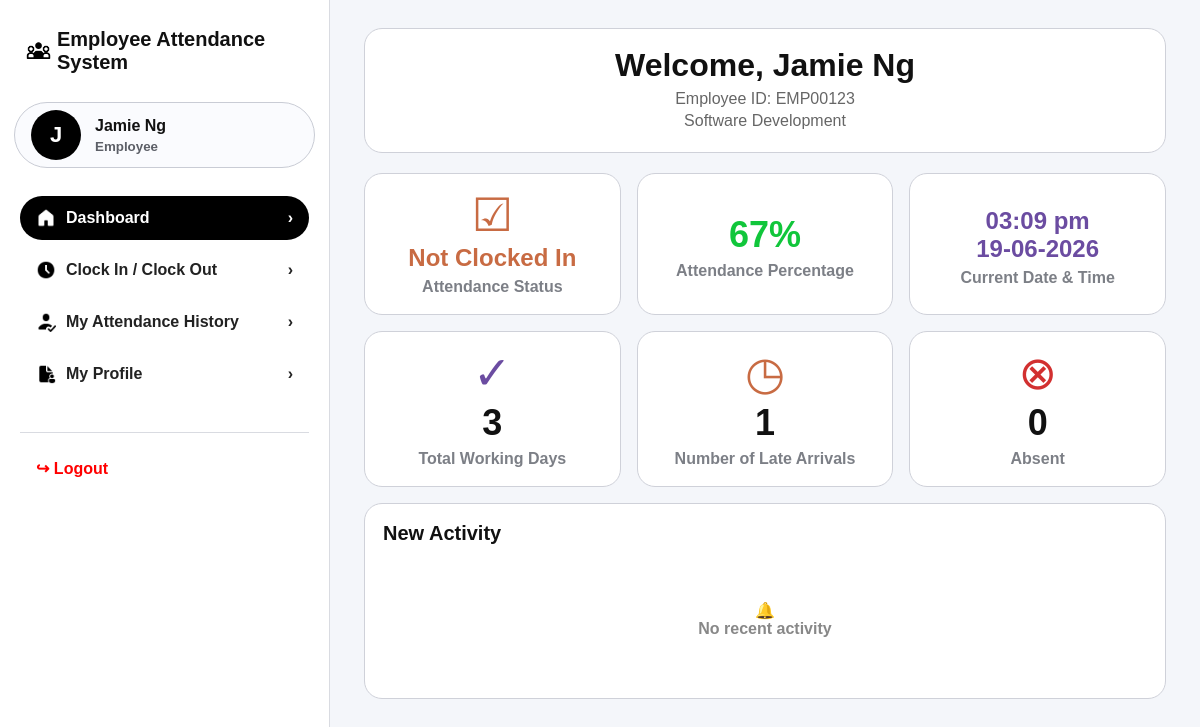
Page /dashboard.php (signed in) on the committed database.
### tables this page shows
CREATE TABLE employee_profile (
    empID VARCHAR(10) PRIMARY KEY,
    firstName VARCHAR(50) NOT NULL,
    lastName VARCHAR(50) NOT NULL,
    department VARCHAR(50) NOT NULL,
    jobPosition VARCHAR(30) NOT NULL,
    contactNum VARCHAR(20) NOT NULL,
    email VARCHAR(100) NOT NULL UNIQUE,
    profileImage VARCHAR(255) NULL,
    employmentStatus ENUM('ACTIVE','INACTIVE') NOT NULL DEFAULT 'ACTIVE',
    dateJoined DATE NOT NULL
);

### includes/auth.php (called while the page is built, shortened)
<?php
function e($value) {
    return htmlspecialchars((string)$value, ENT_QUOTES, 'UTF-8');
}
function is_workday($timestamp = null) {
    $timestamp = $timestamp ?? time();
    $dayNumber = (int)date('N', $timestamp);
    return $dayNumber >= 1 && $dayNumber <= 5;
}
function is_logged_in() {
    return isset($_SESSION['user']);
}
function current_user() {
    return $_SESSION['user'] ?? null;
}
function is_admin() {
    return is_logged_in() && $_SESSION['user']['role'] === 'Admin';
}
function get_user_profile($conn, $empID) {
    $stmt = $conn->prepare('SELECT * FROM employee_profile WHERE empID = ?');
    $stmt->bind_param('s', $empID);
    $stmt->execute();
    return $stmt->get_result()->fetch_assoc();
}
function today_record($conn, $empID) {
    $today = date('Y-m-d');
    $stmt = $conn->prepare('SELECT * FROM attendance_record WHERE empID = ? AND attendanceDate = ?');
    $stmt->bind_param('ss', $empID, $today);
    $stmt->execute();
    return $stmt->get_result()->fetch_assoc();
}
function get_full_name($profile) {
    return trim(($profile['firstName'] ?? '') . ' ' . ($profile['lastName'] ?? ''));
}
function profile_photo_url($profile, $base = '') {
    $photo = trim($profile['profileImage'] ?? '');
    if ($photo === '') return '';
    return $base . $photo;
}
function sync_daily_attendance($conn) {
    $employees = $conn->query("SELECT empID FROM employee_profile WHERE employmentStatus='ACTIVE'");
}
function attendance_percentage($conn, $empID = null) {
    if ($empID) {
        $stmt = $conn->prepare("SELECT COUNT(*) total, SUM(CASE WHEN clockInTime IS NOT NULL AND lateStatus='Not Late' THEN 1 ELSE 0 END) onTimeCount FROM attendance_record WHERE empID = ?");
        $stmt->bind_param('s', $empID);
    } else {
        $stmt = $conn->prepare("SELECT COUNT(*) total, SUM(CASE WHEN clockInTime IS NOT NULL AND lateStatus='Not Late' THEN 1 ELSE 0 END) onTimeCount FROM attendance_record");
    }
    $stmt->execute();
    $row = $stmt->get_result()->fetch_assoc();
    $total = (int)($row['total'] ?? 0);
    $onTime = (int)($row['onTimeCount'] ?? 0);
    return round(($onTime / $total) * 100);
}
function attendance_badge_class($record) {
    if (!$record) return 'orange';
    return 'green';
}
function attendance_display_status($record) {
    if (!$record) return 'Not Clocked In';
    return $record['attendanceStatus'] ?: 'Pending';
}
function user_photo_initial($name) {
    $name = trim($name);
    return $name !== '' ? strtoupper(substr($name, 0, 1)) : 'U';
}
?>

### dashboard.php (the view, shortened to what this page needs)
<?php
require_once __DIR__ . '/includes/auth.php';
sync_daily_attendance($conn);
$user = current_user();
$profile = get_user_profile($conn, $user['empID']);
$today = date('Y-m-d');
$todayRec = today_record($conn, $user['empID']);
$isWorkingDay = is_workday();
$status = $isWorkingDay ? attendance_display_status($todayRec) : 'Non-working Day';
if (is_admin()) {
    $totalEmployees = (int)$conn->query("SELECT COUNT(*) c FROM employee_profile WHERE employmentStatus='ACTIVE'")->fetch_assoc()['c'];
    $presentToday = (int)$conn->query("SELECT COUNT(*) c FROM attendance_record WHERE attendanceDate='$today' AND clockInTime IS NOT NULL")->fetch_assoc()['c'];
    $lateToday = (int)$conn->query("SELECT COUNT(*) c FROM attendance_record WHERE attendanceDate='$today' AND lateStatus='Late' AND attendanceStatus<>'Absent'")->fetch_assoc()['c'];
    $absent = (int)$conn->query("SELECT COUNT(*) c FROM attendance_record WHERE attendanceDate='$today' AND attendanceStatus='Absent'")->fetch_assoc()['c'];
    $totalRecords = (int)$conn->query("SELECT COUNT(*) c FROM attendance_record")->fetch_assoc()['c'];
    $lateAll = (int)$conn->query("SELECT COUNT(*) c FROM attendance_record WHERE lateStatus='Late'")->fetch_assoc()['c'];
    $percentage = attendance_percentage($conn, null);
} else {
    $empID = $user['empID'];
    $stmt = $conn->prepare("SELECT COUNT(*) total, SUM(CASE WHEN lateStatus='Late' THEN 1 ELSE 0 END) lateCount FROM attendance_record WHERE empID=?");
    $stmt->bind_param('s',$empID);
    $stmt->execute();
    $row = $stmt->get_result()->fetch_assoc();
    $totalRecords = (int)$row['total'];
    $lateAll = (int)$row['lateCount'];
    $absent = ($todayRec && $todayRec['attendanceStatus'] === 'Absent') ? 1 : 0;
    $percentage = attendance_percentage($conn, $empID);
}
$statusClass = $isWorkingDay ? attendance_badge_class($todayRec) : 'purple';
include __DIR__ . '/includes/header.php';
?>
<div class="hero-card">
    <h1>Welcome, <?= e($name ?: 'Name') ?></h1>
    <p><?= is_admin() ? 'Admin ID' : 'Employee ID' ?>: <?= e(is_admin() ? ($user['adminID'] ?? '') : $user['empID']) ?></p>
    <p><?= e($profile['department']) ?></p>
</div>
<div class="grid grid-3">
    <div class="card stat-card"><div class="stat-icon <?= e($statusClass) ?>">☑</div><div class="stat-number <?= e($statusClass) ?>" style="font-size:24px"><?= e($status) ?></div><div class="stat-label">Attendance Status</div></div>
    <div class="card stat-card"><div class="stat-number green"><?= e($percentage) ?>%</div><div class="stat-label">Attendance Percentage</div></div>
    <div class="card stat-card"><div class="stat-number purple" style="font-size:24px"><?= date('h:i a') ?><br><?= date('d-m-Y') ?></div><div class="stat-label">Current Date & Time</div></div>
    <div class="card stat-card"><div class="stat-icon purple">✓</div><div class="stat-number"><?= e($totalRecords) ?></div><div class="stat-label">Total Working Days</div></div>
    <div class="card stat-card"><div class="stat-icon orange">◷</div><div class="stat-number"><?= e($lateAll) ?></div><div class="stat-label">Number of Late Arrivals</div></div>
    <div class="card stat-card"><div class="stat-icon red">⊗</div><div class="stat-number"><?= e($absent) ?></div><div class="stat-label">Absent</div></div>
</div>
<?php if (!is_admin()): ?>
<div class="section-card">
    <h2 class="section-title">New Activity</h2>
    <div class="empty">🔔<br>No recent activity</div>
</div>
<?php endif; ?>
<?php include __DIR__ . '/includes/footer.php'; ?>

### includes/sidebar.php (shortened to what this page needs)
<?php
$user = current_user();
$profile = get_user_profile($conn, $user['empID']);
$name = get_full_name($profile);
$isAdminPage = strpos($_SERVER['SCRIPT_NAME'], '/admin/') !== false;
$base = $isAdminPage ? '../' : '';
$photoUrl = profile_photo_url($profile, $base);
function active_link($file) {
    return basename($_SERVER['SCRIPT_NAME']) === $file ? 'active' : '';
}
?>
<aside class="sidebar">
    <div class="brand">
        <span class="brand-icon"><img src="<?= $base ?>icon/icon_Employee_Attendance_System.png" class="brand-img black-filter" width="25" height="25" alt="Employee Attendance System Icon"></span>
        Employee Attendance System
    </div>
    <div class="user-pill">
        <div class="avatar">
            <?php if ($photoUrl): ?>
                <img src="<?= e($photoUrl) ?>" alt="Profile picture">
            <?php else: ?>
                <?= e(user_photo_initial($name)) ?>
            <?php endif; ?>
        </div>
        <div>
            <strong><?= e($name ?: 'Name') ?></strong>
            <small><?= e($user['role']) ?></small>
        </div>
    </div>
    <nav class="nav-menu">
        <a class="<?= active_link('dashboard.php') ?>" href="<?= $base ?>dashboard.php"><span><img src="<?= $base ?>icon/icon_Dashboard.png" class="nav-icon" width="20" height="20" alt="Dashboard Icon"></span> Dashboard <b>›</b></a>
        <a class="<?= active_link('clock.php') ?>" href="<?= $base ?>clock.php"><span><img src="<?= $base ?>icon/icon_Clock.png" class="nav-icon" width="20" height="20" alt="Clock Icon"></span> Clock In / Clock Out <b>›</b></a>
        <?php if (is_admin()): ?>
            <a class="<?= active_link('records.php') ?>" href="<?= $base ?>admin/records.php"><span><img src="<?= $base ?>icon/icon_Attendance.png" class="nav-icon" width="20" height="20" alt="Attendance Records Icon"></span> Attendance Records <b>›</b></a>
            <a class="<?= active_link('late.php') ?>" href="<?= $base ?>admin/late.php"><span><img src="<?= $base ?>icon/icon_Late.png" class="nav-icon" width="20" height="20" alt="Late Employees Icon"></span> Late Employees <b>›</b></a>
            <a class="<?= active_link('employees.php') ?>" href="<?= $base ?>admin/employees.php"><span><img src="<?= $base ?>icon/icon_Employee.png" class="nav-icon" width="20" height="20" alt="Employee Management Icon"></span> Employee Management <b>›</b></a>
        <?php else: ?>
            <a class="<?= active_link('history.php') ?>" href="<?= $base ?>history.php"><span><img src="<?= $base ?>icon/icon_Attendance.png" class="nav-icon" width="20" height="20" alt="Attendance History Icon"></span> My Attendance History <b>›</b></a>
        <?php endif; ?>
        <a class="<?= active_link('profile.php') ?>" href="<?= $base ?>profile.php"><span><img src="<?= $base ?>icon/icon_Profile.png" class="nav-icon" width="20" height="20" alt="Profile Icon"></span> My Profile <b>›</b></a>
    </nav>
    <div class="logout-wrap">
        <a class="logout" href="<?= $base ?>logout.php">↪ Logout</a>
    </div>
</aside>

### assets/css/style.css (style rules this page uses)
:root { --bg:#f4f6fa; --card:#ffffff; --text:#111111; --muted:#777b84; --line:#d8d9df; --black:#000; --green:#11c63b; --blue:#2577d4; --purple:#6b4ca1; --orange:#c86b43; --red:#d23030; --soft-blue:#e8f2ff; --soft-green:#eaf8ee; --soft-orange:#fff2e8; --shadow:0 10px 28px rgba(0,0,0,.12); }
* { box-sizing:border-box }
body { margin:0; font-family: Arial, Helvetica, sans-serif; background:var(--bg); color:var(--text); }
a { text-decoration:none;color:inherit }
.sidebar { width:330px;min-height:100vh;background:#fff;border-right:1px solid #d9dbe1;padding:28px 14px;position:sticky;top:0; }
.brand { font-size:20px;font-weight:800;margin:0 12px 28px;display:flex;align-items:center;gap:6px }
.brand-icon { font-size:26px }
.user-pill { height:66px;border:1px solid #c9ccd5;border-radius:34px;display:flex;align-items:center;gap:14px;padding:8px 16px;margin-bottom:28px;background:#fafbfe }
.avatar { width:50px;height:50px;border-radius:50%;background:#000;color:#fff;display:flex;align-items:center;justify-content:center;font-weight:800;font-size:22px;flex:0 0 50px }
.user-pill small { display:block;color:#5c5f67;margin-top:4px;font-weight:600 }
.nav-menu { display:flex;flex-direction:column;gap:8px;padding:0 6px }
.nav-menu a { display:flex;align-items:center;gap:10px;border-radius:24px;padding:12px 16px;font-weight:700;color:#222 }
.nav-menu a span { width:20px;text-align:center }
.nav-menu a b { margin-left:auto }
.nav-menu a.active { background:#000;color:#fff }
.logout-wrap { border-top:1px solid #d9dbe1;margin:36px 6px 0;padding:26px 16px }
.logout { color:red;font-weight:800 }
.hero-card { background:#fff;border:1px solid #cfd1d9;border-radius:18px;padding:18px;text-align:center;margin-bottom:20px }
.hero-card h1 { margin:0 0 6px;font-size:32px }
.hero-card p { margin:4px 0;color:#666 }
.grid { display:grid;gap:16px }
.grid-3 { grid-template-columns:repeat(3,minmax(0,1fr)) }
.card { background:#fff;border:1px solid #cfd1d9;border-radius:18px;padding:18px }
.stat-card { min-height:124px;text-align:center;display:flex;flex-direction:column;align-items:center;justify-content:center }
.stat-icon { font-size:46px;line-height:1 }
.stat-number { font-size:36px;font-weight:900;margin:6px 0 }
.stat-label { color:#7c7f86;font-weight:700 }
.green { color:var(--green) }
.purple { color:var(--purple) }
.orange { color:var(--orange) }
.red { color:var(--red) }
.section-card { background:#fff;border:1px solid #cfd1d9;border-radius:18px;padding:18px;margin-top:16px }
.section-title { font-size:20px;font-weight:900;margin:0 0 14px }
.empty { text-align:center;color:#888;padding:42px;font-weight:700 }
.brand-icon, .nav-menu a span { display:flex; align-items:center; justify-content:center; }
.brand-img, .nav-icon, .login-system-icon { object-fit:contain; display:block; }
.brand-img, .nav-menu a .nav-icon { filter:brightness(0); }
.nav-menu a.active .nav-icon { filter:brightness(0) invert(1); }
.black-filter { filter: brightness(0); }

### rows in the picture
employee_profile: user_photo_initial($name) "J", empID "EMP00123", department "Software Development"

### other values in the picture
$name ?: 'Name' "Jamie Ng"
$user['role'] "Employee"
$status "Not Clocked In"
$percentage "67"
$totalRecords "3"
$lateAll "1"
$absent "0"
